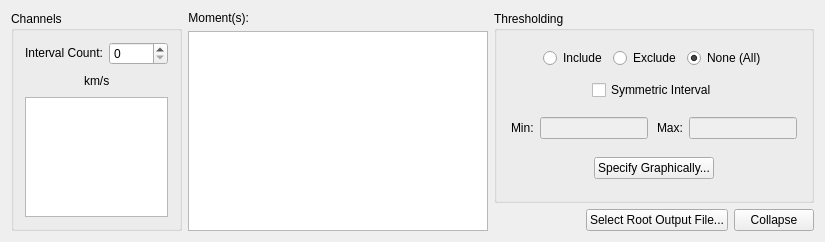
<?xml version="1.0" encoding="UTF-8"?>
<ui version="4.0">
 <class>MomentSettingsWidgetRadio</class>
 <widget class="QWidget" name="MomentSettingsWidgetRadio">
  <property name="geometry">
   <rect>
    <x>0</x>
    <y>0</y>
    <width>825</width>
    <height>242</height>
   </rect>
  </property>
  <property name="windowTitle">
   <string>MomentSettingsWidgetRadio</string>
  </property>
  <layout class="QHBoxLayout" name="horizontalLayout_9">
   <item>
    <widget class="QGroupBox" name="channelGroupBox">
     <property name="maximumSize">
      <size>
       <width>171</width>
       <height>231</height>
      </size>
     </property>
     <property name="title">
      <string>Channels</string>
     </property>
     <layout class="QVBoxLayout" name="verticalLayout_5">
      <item>
       <layout class="QHBoxLayout" name="horizontalLayout_3">
        <item>
         <widget class="QLabel" name="label">
          <property name="text">
           <string>&lt;font color='black'&gt;Interval Count:&lt;/font&gt;</string>
          </property>
         </widget>
        </item>
        <item>
         <widget class="QSpinBox" name="channelIntervalCountSpinBox"/>
        </item>
       </layout>
      </item>
      <item>
       <layout class="QHBoxLayout" name="horizontalLayout_4">
        <item>
         <spacer name="horizontalSpacer_2">
          <property name="orientation">
           <enum>Qt::Horizontal</enum>
          </property>
          <property name="sizeHint" stdset="0">
           <size>
            <width>28</width>
            <height>20</height>
           </size>
          </property>
         </spacer>
        </item>
        <item>
         <widget class="QLabel" name="channelUnitLabel">
          <property name="text">
           <string>&lt;font color='black'&gt;km/s&lt;/font&gt;</string>
          </property>
         </widget>
        </item>
        <item>
         <spacer name="horizontalSpacer_3">
          <property name="orientation">
           <enum>Qt::Horizontal</enum>
          </property>
          <property name="sizeHint" stdset="0">
           <size>
            <width>28</width>
            <height>20</height>
           </size>
          </property>
         </spacer>
        </item>
       </layout>
      </item>
      <item>
       <widget class="QTableWidget" name="channelTable">
        <property name="sizePolicy">
         <sizepolicy hsizetype="Preferred" vsizetype="Preferred">
          <horstretch>0</horstretch>
          <verstretch>0</verstretch>
         </sizepolicy>
        </property>
       </widget>
      </item>
     </layout>
    </widget>
   </item>
   <item>
    <layout class="QVBoxLayout" name="verticalLayout_4">
     <item>
      <layout class="QHBoxLayout" name="horizontalLayout_2">
       <item>
        <widget class="QLabel" name="momentLabel">
         <property name="maximumSize">
          <size>
           <width>16777215</width>
           <height>20</height>
          </size>
         </property>
         <property name="text">
          <string>&lt;font color='black'&gt;Moment(s):&lt;/font&gt;</string>
         </property>
         <property name="alignment">
          <set>Qt::AlignRight|Qt::AlignTrailing|Qt::AlignVCenter</set>
         </property>
        </widget>
       </item>
       <item>
        <spacer name="horizontalSpacer">
         <property name="orientation">
          <enum>Qt::Horizontal</enum>
         </property>
         <property name="sizeHint" stdset="0">
          <size>
           <width>40</width>
           <height>10</height>
          </size>
         </property>
        </spacer>
       </item>
      </layout>
     </item>
     <item>
      <widget class="QListWidget" name="momentList">
       <property name="sizePolicy">
        <sizepolicy hsizetype="Expanding" vsizetype="MinimumExpanding">
         <horstretch>0</horstretch>
         <verstretch>0</verstretch>
        </sizepolicy>
       </property>
       <property name="maximumSize">
        <size>
         <width>16777215</width>
         <height>200</height>
        </size>
       </property>
       <property name="selectionMode">
        <enum>QAbstractItemView::MultiSelection</enum>
       </property>
      </widget>
     </item>
    </layout>
   </item>
   <item>
    <layout class="QVBoxLayout" name="verticalLayout_2">
     <item>
      <widget class="QGroupBox" name="groupBox">
       <property name="title">
        <string>Thresholding</string>
       </property>
       <layout class="QVBoxLayout" name="verticalLayout">
        <item>
         <layout class="QHBoxLayout" name="horizontalLayout_5">
          <item>
           <spacer name="horizontalSpacer_8">
            <property name="orientation">
             <enum>Qt::Horizontal</enum>
            </property>
            <property name="sizeHint" stdset="0">
             <size>
              <width>18</width>
              <height>20</height>
             </size>
            </property>
           </spacer>
          </item>
          <item>
           <widget class="QRadioButton" name="includeRadioButton">
            <property name="text">
             <string>Include</string>
            </property>
           </widget>
          </item>
          <item>
           <widget class="QRadioButton" name="excludeRadioButton">
            <property name="text">
             <string>Exclude</string>
            </property>
           </widget>
          </item>
          <item>
           <widget class="QRadioButton" name="noneRadioButton">
            <property name="text">
             <string>None (All)</string>
            </property>
            <property name="checked">
             <bool>true</bool>
            </property>
           </widget>
          </item>
          <item>
           <spacer name="horizontalSpacer_9">
            <property name="orientation">
             <enum>Qt::Horizontal</enum>
            </property>
            <property name="sizeHint" stdset="0">
             <size>
              <width>18</width>
              <height>20</height>
             </size>
            </property>
           </spacer>
          </item>
         </layout>
        </item>
        <item>
         <layout class="QHBoxLayout" name="horizontalLayout_8">
          <item>
           <spacer name="horizontalSpacer_12">
            <property name="orientation">
             <enum>Qt::Horizontal</enum>
            </property>
            <property name="sizeHint" stdset="0">
             <size>
              <width>40</width>
              <height>20</height>
             </size>
            </property>
           </spacer>
          </item>
          <item>
           <widget class="QCheckBox" name="symmetricIntervalCheckBox">
            <property name="text">
             <string>Symmetric Interval</string>
            </property>
           </widget>
          </item>
          <item>
           <spacer name="horizontalSpacer_13">
            <property name="orientation">
             <enum>Qt::Horizontal</enum>
            </property>
            <property name="sizeHint" stdset="0">
             <size>
              <width>40</width>
              <height>20</height>
             </size>
            </property>
           </spacer>
          </item>
         </layout>
        </item>
        <item>
         <layout class="QHBoxLayout" name="horizontalLayout_6">
          <item>
           <spacer name="horizontalSpacer_10">
            <property name="orientation">
             <enum>Qt::Horizontal</enum>
            </property>
            <property name="sizeHint" stdset="0">
             <size>
              <width>3</width>
              <height>20</height>
             </size>
            </property>
           </spacer>
          </item>
          <item>
           <layout class="QHBoxLayout" name="horizontalLayout_11">
            <item>
             <widget class="QLabel" name="minIncludeLabel">
              <property name="text">
               <string>&lt;font color='black'&gt;Min:&lt;/font&gt;</string>
              </property>
             </widget>
            </item>
            <item>
             <widget class="QLineEdit" name="minThresholdLineEdit">
              <property name="enabled">
               <bool>false</bool>
              </property>
             </widget>
            </item>
           </layout>
          </item>
          <item>
           <spacer name="horizontalSpacer_7">
            <property name="orientation">
             <enum>Qt::Horizontal</enum>
            </property>
            <property name="sizeHint" stdset="0">
             <size>
              <width>3</width>
              <height>33</height>
             </size>
            </property>
           </spacer>
          </item>
          <item>
           <layout class="QHBoxLayout" name="horizontalLayout_13">
            <item>
             <widget class="QLabel" name="maxIncludeLabel">
              <property name="text">
               <string>&lt;font color='black'&gt;Max:&lt;/font&gt;</string>
              </property>
             </widget>
            </item>
            <item>
             <widget class="QLineEdit" name="maxThresholdLineEdit">
              <property name="enabled">
               <bool>false</bool>
              </property>
             </widget>
            </item>
           </layout>
          </item>
          <item>
           <spacer name="horizontalSpacer_11">
            <property name="orientation">
             <enum>Qt::Horizontal</enum>
            </property>
            <property name="sizeHint" stdset="0">
             <size>
              <width>3</width>
              <height>33</height>
             </size>
            </property>
           </spacer>
          </item>
         </layout>
        </item>
        <item>
         <layout class="QHBoxLayout" name="horizontalLayout_7">
          <item>
           <spacer name="horizontalSpacer_4">
            <property name="orientation">
             <enum>Qt::Horizontal</enum>
            </property>
            <property name="sizeHint" stdset="0">
             <size>
              <width>40</width>
              <height>20</height>
             </size>
            </property>
           </spacer>
          </item>
          <item>
           <widget class="QPushButton" name="graphThresholdButton">
            <property name="text">
             <string>Specify Graphically...</string>
            </property>
            <property name="default">
             <bool>false</bool>
            </property>
           </widget>
          </item>
          <item>
           <spacer name="horizontalSpacer_6">
            <property name="orientation">
             <enum>Qt::Horizontal</enum>
            </property>
            <property name="sizeHint" stdset="0">
             <size>
              <width>40</width>
              <height>20</height>
             </size>
            </property>
           </spacer>
          </item>
         </layout>
        </item>
       </layout>
      </widget>
     </item>
     <item>
      <layout class="QHBoxLayout" name="horizontalLayout">
       <item>
        <spacer name="horizontalSpacer_5">
         <property name="orientation">
          <enum>Qt::Horizontal</enum>
         </property>
         <property name="sizeHint" stdset="0">
          <size>
           <width>40</width>
           <height>20</height>
          </size>
         </property>
        </spacer>
       </item>
       <item>
        <widget class="QPushButton" name="outputButton">
         <property name="text">
          <string>Select Root Output File...</string>
         </property>
        </widget>
       </item>
       <item>
        <widget class="QPushButton" name="collapseButton">
         <property name="text">
          <string>Collapse</string>
         </property>
        </widget>
       </item>
      </layout>
     </item>
    </layout>
   </item>
  </layout>
 </widget>
 <layoutdefault spacing="6" margin="11"/>
 <resources/>
 <connections/>
</ui>
